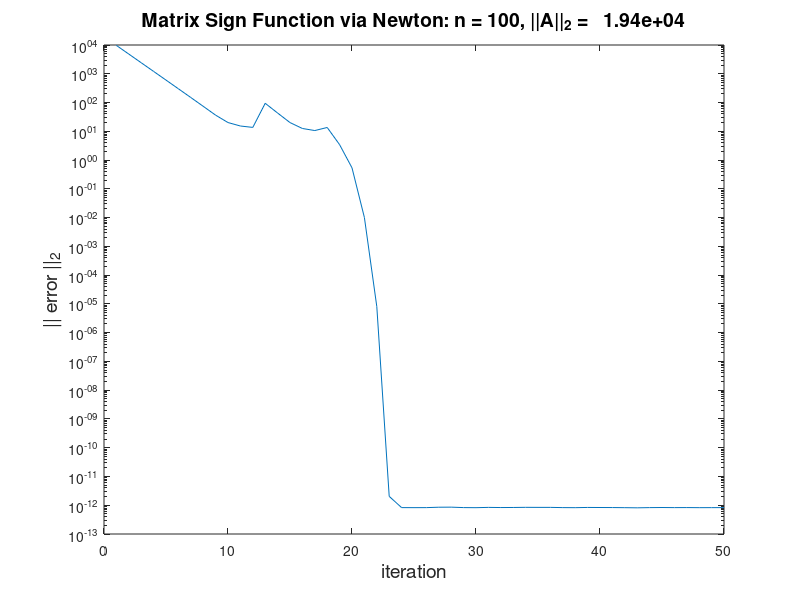

This chart was generated by the following MATLAB code:
  function ShowMatrixSign()
% function ShowMatrixSign()
% Illustrates convergence of Newton's method for the matrix sign function.
% GVL4: Section 9.4.1
n = 100;          % size of matrix
scale = 1000;     % norm(A) roughly scale*sqrt(n)
nStepsMax = 50;   % maximum number of Newton steps
A = scale*randn(n,n);
S_Def = signM(A);
for k = 1:nStepsMax;
    S_Newton = Newton(A,k);
    err(k) = norm(S_Def-S_Newton);
end
semilogy(1:nStepsMax,err)
xlabel('iteration','fontsize',14)
title(sprintf('Matrix Sign Function via Newton: n = %3d, ||A||_2 = %10.2e',n,norm(A)),'fontsize',14)
ylabel(sprintf('|| error ||_{2}'),'fontsize',14)
set(gcf,'position',[200 200 800 600])
shg

  function S = Newton(A,nSteps)
% function S = Newton(A,nSteps)
% Matrix sign function based on nSteps of the Newton iteration.
% A is real nxn and S is approximately sign(A).
% GVL4: Section 9.4.1.
S = A;
for k=0:nSteps-1
    S = (S + inv(S))/2;
end

  function S = signM(A)
% function S = signM(A)
% Matrix sign function based on definition.
% A is real nxn and S = sign(A).
% GVL4: Section 9.4.1
n = length(A);
S = zeros(n,n);
[X,D] = eig(A);
Y = inv(X)';
for k=1:n
    if real(D(k,k))< 0 
        S = S - X(:,k)*Y(:,k)';
    else
        S = S + X(:,k)*Y(:,k)';
    end
end
S = real(S);